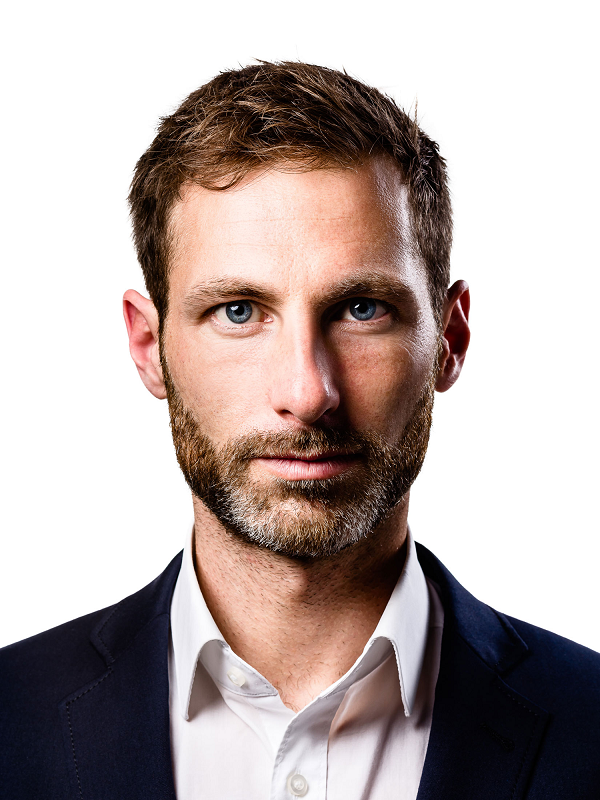
#> input picture tuan01/image/8.png, 600 x 800 px
$ python get_each_color.py
#> lines starting #> are read from the running program, lines starting #| are printed output that depends on the picture
import numpy as np
import cv2
from matplotlib import pyplot as plt

image = cv2.imread('../../image/8.png')
#> image is the input picture: shape (800, 600, 3); mean B, G, R 166.3, 169.1, 182.1
image = cv2.cvtColor(image, cv2.COLOR_BGR2RGB)

fig = plt.figure()
columns = 3
rows = 1

# Lấy ra từng màu
red_channels = np.zeros(image.shape, dtype='uint8')
red_channels[:, :, 0] = image[:, :, 0]
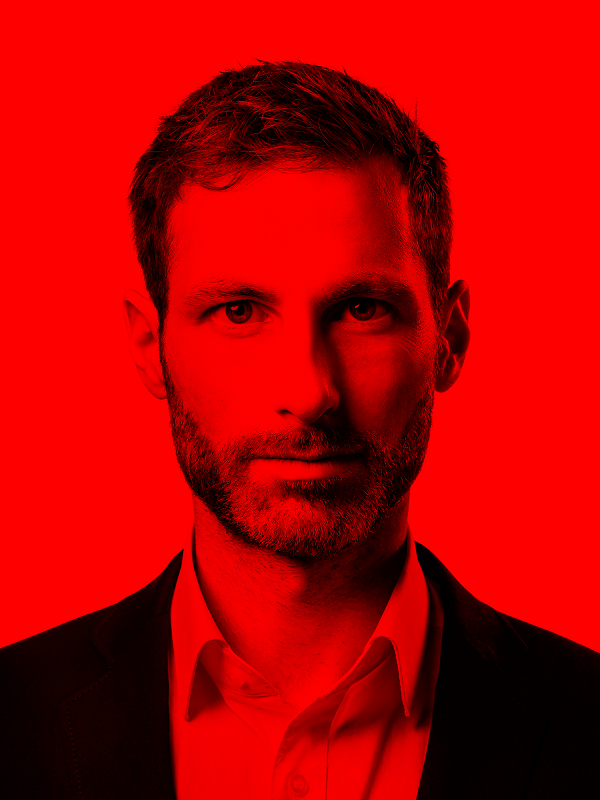
#> red_channels: shape (800, 600, 3); mean R, G, B 182.1, 0, 0
fig.add_subplot(rows, columns, 1)
plt.title("red_channels")
plt.imshow(red_channels)


green_channels = np.zeros(image.shape, dtype='uint8')
green_channels[:, :, 1] = image[:, :, 1]
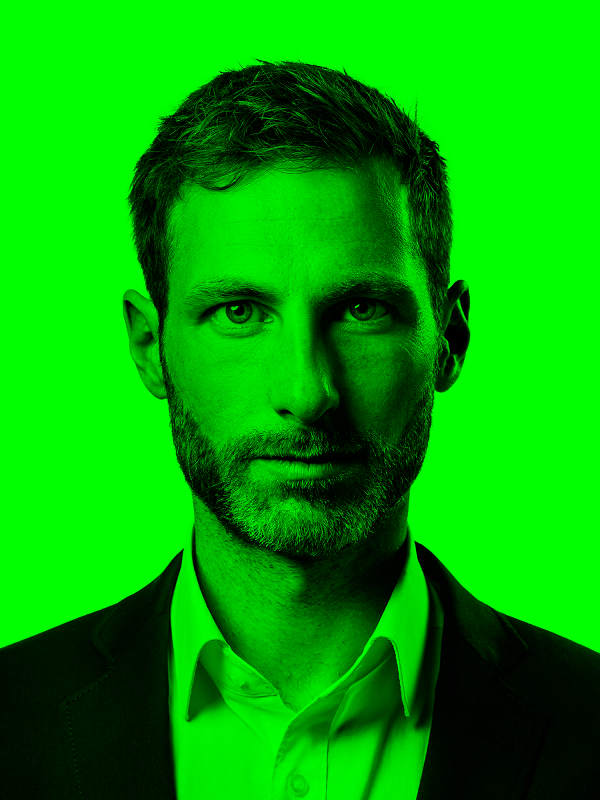
#> green_channels: shape (800, 600, 3); mean R, G, B 0, 169.1, 0
fig.add_subplot(rows, columns,2)
plt.title("green_channels")
plt.imshow(green_channels)

blue_channels = np.zeros(image.shape, dtype='uint8')
blue_channels[:, :, 2] = image[:, :, 2]
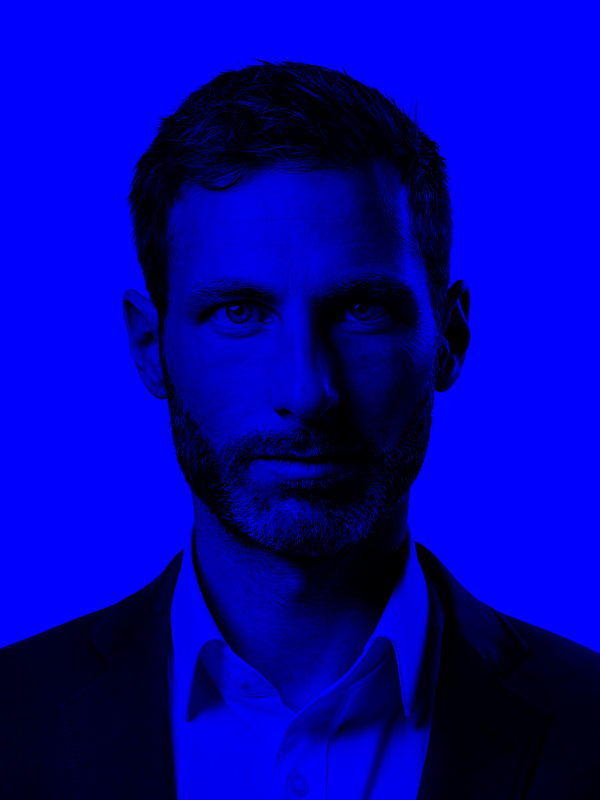
#> blue_channels: shape (800, 600, 3); mean R, G, B 0, 0, 166.3
fig.add_subplot(rows, columns,3)
plt.title("blue_channels")
plt.imshow(blue_channels)
plt.subplots_adjust(right=1.5)   # khoảng cách giữa các ảnh
plt.show()
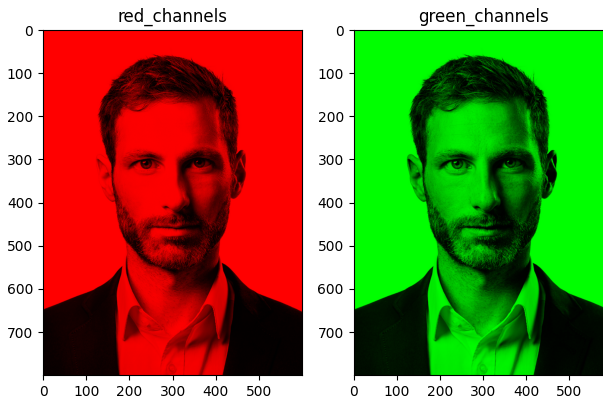
#> figure drawn by matplotlib, 3 panels

$ run again, with tuan01/image/11.png copied over tuan01/image/8.png
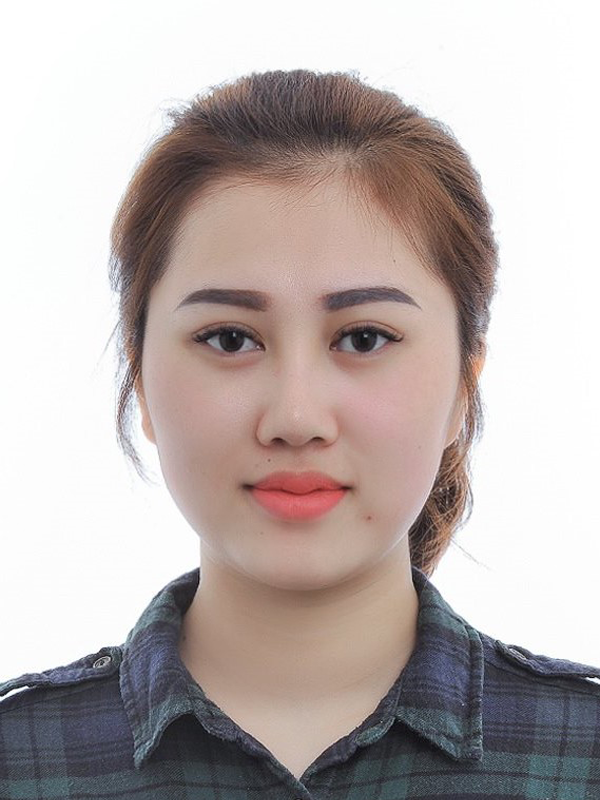
#> input picture tuan01/image/11.png, 600 x 800 px
#> image is the input picture: shape (800, 600, 3); mean B, G, R 174.1, 176.1, 186.4
#> `blue_channels[:, :, 2] = image[:, :, 2]`:
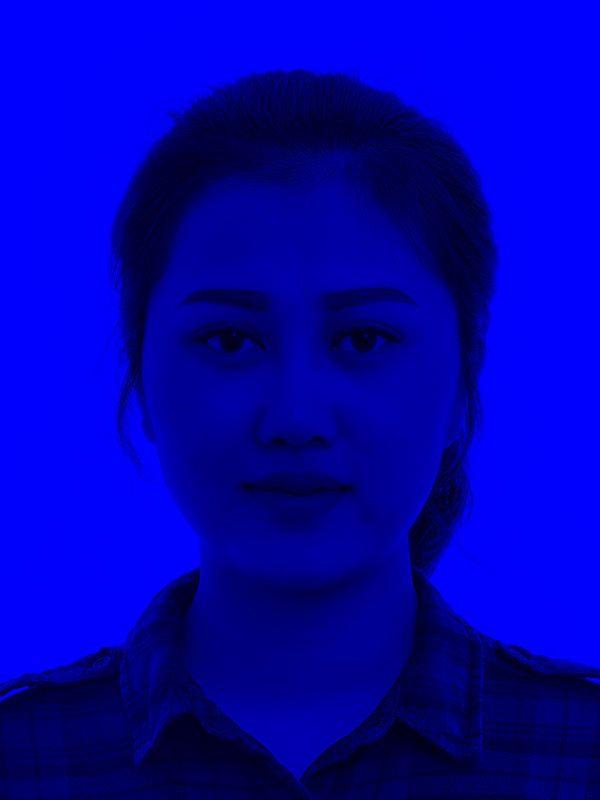
#> blue_channels: shape (800, 600, 3); mean R, G, B 0, 0, 174.1
#> `plt.show()`:
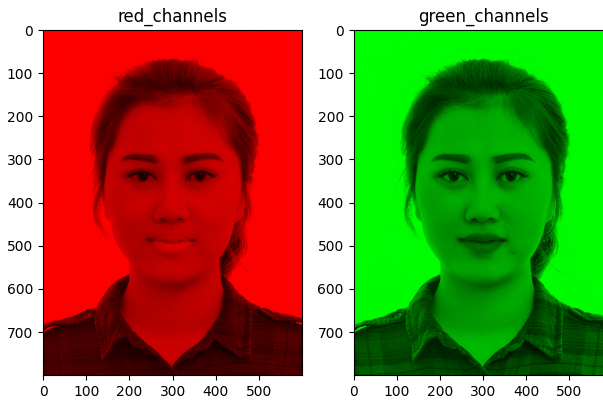
#> figure drawn by matplotlib, 3 panels

$ run again, with tuan01/image/7.png copied over tuan01/image/8.png
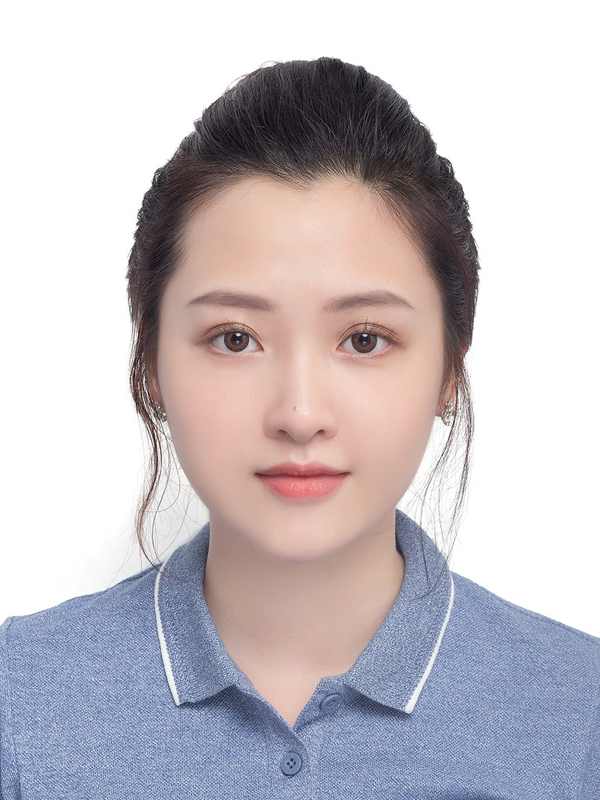
#> input picture tuan01/image/7.png, 600 x 800 px
#> image is the input picture: shape (800, 600, 3); mean B, G, R 197.1, 192.1, 198.2
#> `blue_channels[:, :, 2] = image[:, :, 2]`:
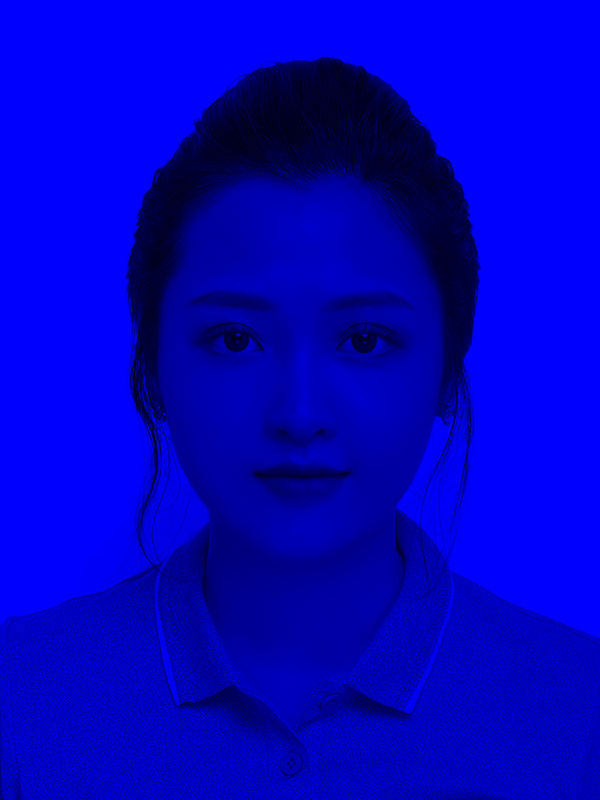
#> blue_channels: shape (800, 600, 3); mean R, G, B 0, 0, 197.1
#> `plt.show()`:
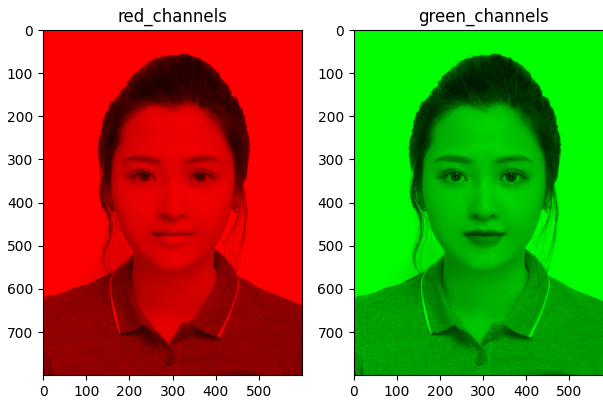
#> figure drawn by matplotlib, 3 panels
